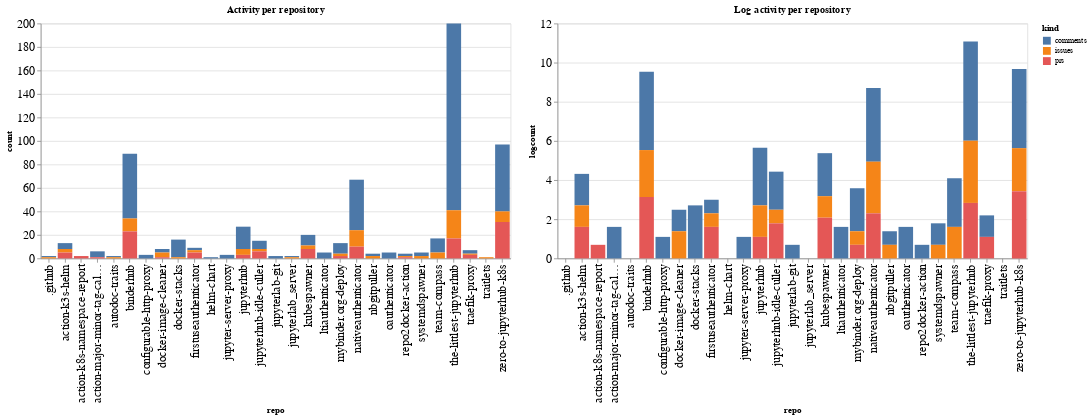

The notebook cell saved with this chart:
### Code cell
ch1 = alt.Chart(repo_summaries, width=600, title="Activity per repository").mark_bar().encode(
    x='repo',
    y='count',
    color='kind',
    tooltip="kind"
)

ch2 = alt.Chart(repo_summaries, width=600, title="Log activity per repository").mark_bar().encode(
    x='repo',
    y='logcount',
    color='kind',
    tooltip="kind"
)

ch1 | ch2

### Figure 1 — Vega-Lite specification as saved in the notebook (floating-point values rounded to 4 significant figures)
{"config": {"axisLeft": {"labelFontSize": 15}, "axisBottom": {"labelFontSize": 15}}, "hconcat": [{"mark": "bar", "encoding": {"color": {"type": "nominal", "field": "kind"}, "tooltip": {"type": "nominal", "field": "kind"}, "x": {"type": "nominal", "field": "repo"}, "y": {"type": "quantitative", "field": "count"}}, "title": "Activity per repository", "width": 600}, {"mark": "bar", "encoding": {"color": {"type": "nominal", "field": "kind"}, "tooltip": {"type": "nominal", "field": "kind"}, "x": {"type": "nominal", "field": "repo"}, "y": {"type": "quantitative", "field": "logcount"}}, "title": "Log activity per repository", "width": 600}], "data": {"name": "data-5309b8c311b2f1bec4b717428e2703f7"}, "$schema": "https://vega.github.io/schema/vega-lite/v4.8.1.json", "datasets": {"data-5309b8c311b2f1bec4b717428e2703f7": [{"repo": ".github", "kind": "comments", "count": 1, "logcount": 0.0}, {"repo": ".github", "kind": "issues", "count": 1, "logcount": 0.0}, {"repo": "action-k3s-helm", "kind": "comments", "count": 5, "logcount": 1.609}, {"repo": "action-k3s-helm", "kind": "issues", "count": 3, "logcount": 1.099}, {"repo": "action-k3s-helm", "kind": "prs", "count": 5, "logcount": 1.609}, {"repo": "action-k8s-namespace-report", "kind": "prs", "count": 2, "logcount": 0.6931}, {"repo": "action-major-minor-tag-calculator", "kind": "comments", "count": 5, "logcount": 1.609}, {"repo": "action-major-minor-tag-calculator", "kind": "prs", "count": 1, "logcount": 0.0}, {"repo": "autodoc-traits", "kind": "comments", "count": 1, "logcount": 0.0}, {"repo": "autodoc-traits", "kind": "issues", "count": 1, "logcount": 0.0}, {"repo": "binderhub", "kind": "comments", "count": 55, "logcount": 4.007}, {"repo": "binderhub", "kind": "issues", "count": 11, "logcount": 2.398}, {"repo": "binderhub", "kind": "prs", "count": 23, "logcount": 3.135}, {"repo": "configurable-http-proxy", "kind": "comments", "count": 3, "logcount": 1.099}, {"repo": "docker-image-cleaner", "kind": "comments", "count": 3, "logcount": 1.099}, {"repo": "docker-image-cleaner", "kind": "issues", "count": 4, "logcount": 1.386}, {"repo": "docker-image-cleaner", "kind": "prs", "count": 1, "logcount": 0.0}, {"repo": "docker-stacks", "kind": "comments", "count": 15, "logcount": 2.708}, {"repo": "docker-stacks", "kind": "issues", "count": 1, "logcount": 0.0}, {"repo": "firstuseauthenticator", "kind": "comments", "count": 2, "logcount": 0.6931}, {"repo": "firstuseauthenticator", "kind": "issues", "count": 2, "logcount": 0.6931}, {"repo": "firstuseauthenticator", "kind": "prs", "count": 5, "logcount": 1.609}, {"repo": "helm-chart", "kind": "comments", "count": 1, "logcount": 0.0}, {"repo": "jupyter-server-proxy", "kind": "comments", "count": 3, "logcount": 1.099}, {"repo": "jupyterhub", "kind": "comments", "count": 19, "logcount": 2.944}, {"repo": "jupyterhub", "kind": "issues", "count": 5, "logcount": 1.609}, {"repo": "jupyterhub", "kind": "prs", "count": 3, "logcount": 1.099}, {"repo": "jupyterhub-idle-culler", "kind": "comments", "count": 7, "logcount": 1.946}, {"repo": "jupyterhub-idle-culler", "kind": "issues", "count": 2, "logcount": 0.6931}, {"repo": "jupyterhub-idle-culler", "kind": "prs", "count": 6, "logcount": 1.792}, {"repo": "jupyterlab-git", "kind": "comments", "count": 2, "logcount": 0.6931}, {"repo": "jupyterlab_server", "kind": "comments", "count": 1, "logcount": 0.0}, {"repo": "jupyterlab_server", "kind": "issues", "count": 1, "logcount": 0.0}, {"repo": "kubespawner", "kind": "comments", "count": 9, "logcount": 2.197}, {"repo": "kubespawner", "kind": "issues", "count": 3, "logcount": 1.099}, {"repo": "kubespawner", "kind": "prs", "count": 8, "logcount": 2.079}, {"repo": "ltiauthenticator", "kind": "comments", "count": 5, "logcount": 1.609}, {"repo": "mybinder.org-deploy", "kind": "comments", "count": 9, "logcount": 2.197}, {"repo": "mybinder.org-deploy", "kind": "issues", "count": 2, "logcount": 0.6931}, {"repo": "mybinder.org-deploy", "kind": "prs", "count": 2, "logcount": 0.6931}, {"repo": "nativeauthenticator", "kind": "comments", "count": 43, "logcount": 3.761}, {"repo": "nativeauthenticator", "kind": "issues", "count": 14, "logcount": 2.639}, {"repo": "nativeauthenticator", "kind": "prs", "count": 10, "logcount": 2.303}, {"repo": "nbgitpuller", "kind": "comments", "count": 2, "logcount": 0.6931}, {"repo": "nbgitpuller", "kind": "issues", "count": 2, "logcount": 0.6931}, {"repo": "oauthenticator", "kind": "comments", "count": 5, "logcount": 1.609}, {"repo": "repo2docker-action", "kind": "comments", "count": 2, "logcount": 0.6931}, {"repo": "repo2docker-action", "kind": "issues", "count": 1, "logcount": 0.0}, {"repo": "repo2docker-action", "kind": "prs", "count": 1, "logcount": 0.0}, {"repo": "systemdspawner", "kind": "comments", "count": 3, "logcount": 1.099}, {"repo": "systemdspawner", "kind": "issues", "count": 2, "logcount": 0.6931}, {"repo": "team-compass", "kind": "comments", "count": 12, "logcount": 2.485}, {"repo": "team-compass", "kind": "issues", "count": 5, "logcount": 1.609}, {"repo": "the-littlest-jupyterhub", "kind": "comments", "count": 159, "logcount": 5.069}, {"repo": "the-littlest-jupyterhub", "kind": "issues", "count": 24, "logcount": 3.178}, {"repo": "the-littlest-jupyterhub", "kind": "prs", "count": 17, "logcount": 2.833}, {"repo": "traefik-proxy", "kind": "comments", "count": 3, "logcount": 1.099}, {"repo": "traefik-proxy", "kind": "issues", "count": 1, "logcount": 0.0}, {"repo": "traefik-proxy", "kind": "prs", "count": 3, "logcount": 1.099}, {"repo": "traitlets", "kind": "issues", "count": 1, "logcount": 0.0}, {"repo": "zero-to-jupyterhub-k8s", "kind": "comments", "count": 57, "logcount": 4.043}, {"repo": "zero-to-jupyterhub-k8s", "kind": "issues", "count": 9, "logcount": 2.197}, {"repo": "zero-to-jupyterhub-k8s", "kind": "prs", "count": 31, "logcount": 3.434}]}}
